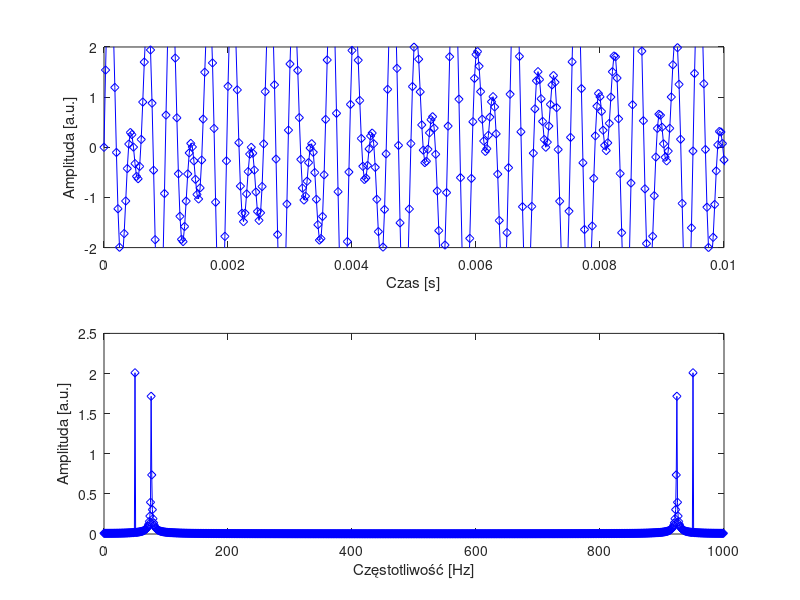

Write the MATLAB code that produced this figure.
clear;
close all;
clc;

Fs=40000;
F=2000;
F2=3052;
N=1000;
A=2;
Hz=Fs/N;
G=N/2;

t=linspace(0,1,40001)
t2=t(1:N);

S1=A*sin(2*pi*F*t2);
S2=A*sin(2*pi*F2*t2);
S3=S2+S1;



%subplot(2,2,1);
%plot(t2,S1,'bd-');
%xlabel('Czas [s]');
%ylabel('Amplituda [a.u.]');
%axis([0 0.01 -2 2]);
subplot(2,1,1);
plot(t2,S3,'bd-');
xlabel('Czas [s]');
ylabel('Amplituda [a.u.]');
axis([0 0.01 -2 2]);


%T1=fft(S1);
T2=fft(S3);
%subplot(2,2,2);
Fbazowe=[0:length(t2)-1];
%plot(Fbazowe, abs(T1)/G);
%xlabel('Częstotliwość [Hz]');
%ylabel('Amplituda [a.u.]');
subplot(2,1,2);
plot(Fbazowe, abs(T2)/G, 'bd-');
xlabel('Częstotliwość [Hz]');
ylabel('Amplituda [a.u.]');

